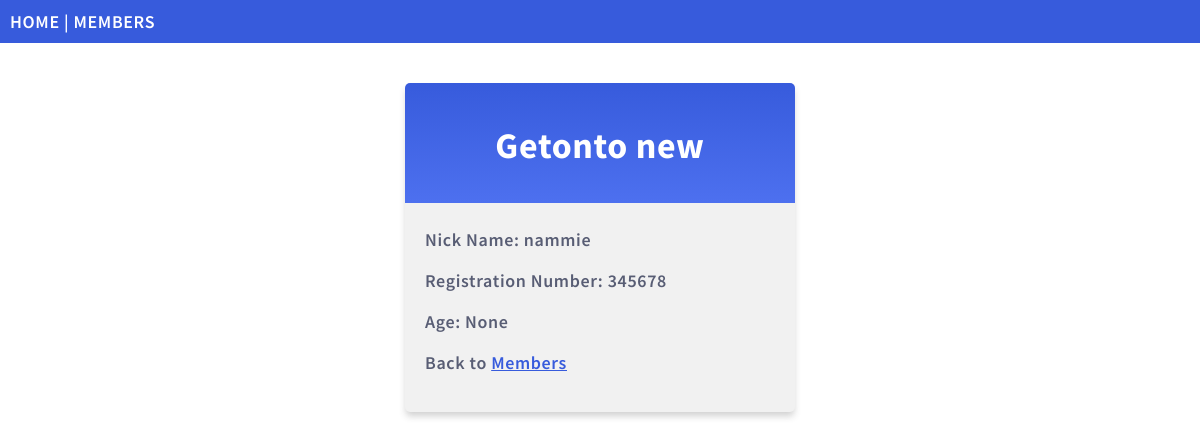
/details/7/, run on the app's committed database.
### mySelf/models.py (models this page shows)
class MySelf(models.Model):
    firstName = models.CharField(max_length=255)
    lastName = models.CharField(max_length=255)
    nickName=models.CharField(max_length=255,null=True)
    admNo=models.IntegerField(null=True)
    age=models.IntegerField(null=True)
    '''def __str__(self):
        return f"{self.firstName} {self.lastName}"'''

### mySelf/views.py (the view)
# urls.py: path('details/<int:id>/',views.details, name='details'),
def details(request,id):
    members=MySelf.objects.get(id=id)
    template=loader.get_template('details.html')
    context = {
        'members': members,
    }
    return HttpResponse(template.render(context, request))

### mySelf/templates/details.html (shortened to what this page needs)
{% extends "master.html" %}
{% block content%}
<div class="mycard">
    <h1>{{members.firstName}} {{members.lastName}}</h1>
    <p>Nick Name: {{members.nickName}}</p>
    <p>Registration Number: {{members.admNo}}</p>
    <p>Age: {{members.age}}</p>
    <p>Back to <a href="{% url 'members' %}">Members</a></p>
</div>
{% endblock %}

### mystaticfiles/mystyles.css (style rules this page uses)
body { margin:0; font: 600 18px 'Source Sans Pro', sans-serif; letter-spacing: 0.64px; color: #585d74; }
.mycard { background-color: #f1f1f1; background-image: linear-gradient(to bottom, #375BDC, #4D70EF); background-size: 100% 120px; background-repeat: no-repeat; margin: 40px auto; width: 350px; border-radius: 5px; box-shadow: 0 5px 7px -1px rgba(51, 51, 51, 0.23); padding: 20px; }
.mycard h1 { text-align: center; color:#ffffff; margin:20px 0 60px 0; }
a:link, a:visited { color: #375BDC; }

### data on the page
MySelf: firstName "Getonto", lastName "new", nickName "nammie", admNo "345678", age "None"
